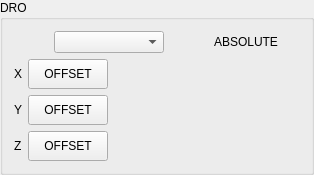
       <widget class="QGroupBox" name="DRO">
        <property name="title">
         <string>DRO</string>
        </property>
        <layout class="QVBoxLayout" name="verticalLayout_3">
         <item>
          <layout class="QVBoxLayout" name="verticalLayout_2">
           <item>
            <layout class="QHBoxLayout" name="horizontalLayout_15" stretch="0,5,2,2,1">
             <item>
              <spacer name="horizontalSpacer">
               <property name="orientation">
                <enum>Qt::Horizontal</enum>
               </property>
               <property name="sizeHint" stdset="0">
                <size>
                 <width>40</width>
                 <height>20</height>
                </size>
               </property>
              </spacer>
             </item>
             <item>
              <widget class="QComboBox" name="MACHINE_OFFSET">
               <property name="currentText">
                <string/>
               </property>
              </widget>
             </item>
             <item>
              <spacer name="horizontalSpacer_2">
               <property name="orientation">
                <enum>Qt::Horizontal</enum>
               </property>
               <property name="sizeHint" stdset="0">
                <size>
                 <width>40</width>
                 <height>20</height>
                </size>
               </property>
              </spacer>
             </item>
             <item>
              <widget class="QLabel" name="label_14">
               <property name="text">
                <string>ABSOLUTE</string>
               </property>
              </widget>
             </item>
             <item>
              <spacer name="horizontalSpacer_4">
               <property name="orientation">
                <enum>Qt::Horizontal</enum>
               </property>
               <property name="sizeHint" stdset="0">
                <size>
                 <width>40</width>
                 <height>20</height>
                </size>
               </property>
              </spacer>
             </item>
            </layout>
           </item>
           <item>
            <layout class="QHBoxLayout" name="horizontalLayout_14">
             <item>
              <widget class="QLabel" name="label_11">
               <property name="maximumSize">
                <size>
                 <width>15</width>
                 <height>16777215</height>
                </size>
               </property>
               <property name="text">
                <string>X</string>
               </property>
              </widget>
             </item>
             <item>
              <widget class="ActionButton" name="actionbutton_23">
               <property name="sizePolicy">
                <sizepolicy hsizetype="Minimum" vsizetype="Preferred">
                 <horstretch>0</horstretch>
                 <verstretch>0</verstretch>
                </sizepolicy>
               </property>
               <property name="minimumSize">
                <size>
                 <width>0</width>
                 <height>30</height>
                </size>
               </property>
               <property name="text">
                <string>OFFSET</string>
               </property>
               <property name="indicator_option" stdset="0">
                <bool>false</bool>
               </property>
               <property name="indicator_HAL_pin_option" stdset="0">
                <bool>false</bool>
               </property>
               <property name="indicator_status_option" stdset="0">
                <bool>false</bool>
               </property>
               <property name="checked_state_text_option" stdset="0">
                <bool>false</bool>
               </property>
               <property name="python_command_option" stdset="0">
                <bool>false</bool>
               </property>
               <property name="on_color" stdset="0">
                <color>
                 <red>255</red>
                 <green>0</green>
                 <blue>0</blue>
                </color>
               </property>
               <property name="shape_option" stdset="0">
                <number>0</number>
               </property>
               <property name="off_color" stdset="0">
                <color>
                 <red>0</red>
                 <green>0</green>
                 <blue>0</blue>
                </color>
               </property>
               <property name="indicator_size" stdset="0">
                <double>0.300000000000000</double>
               </property>
               <property name="circle_diameter" stdset="0">
                <number>10</number>
               </property>
               <property name="right_edge_offset" stdset="0">
                <number>0</number>
               </property>
               <property name="top_edge_offset" stdset="0">
                <number>0</number>
               </property>
               <property name="corner_radius" stdset="0">
                <double>5.000000000000000</double>
               </property>
               <property name="height_fraction" stdset="0">
                <double>0.300000000000000</double>
               </property>
               <property name="width_fraction" stdset="0">
                <double>0.900000000000000</double>
               </property>
               <property name="true_state_string" stdset="0">
                <string>True</string>
               </property>
               <property name="false_state_string" stdset="0">
                <string>False</string>
               </property>
               <property name="true_python_cmd_string" stdset="0">
                <string>print(&quot;true command&quot;)</string>
               </property>
               <property name="false_python_cmd_string" stdset="0">
                <string>print(&quot;false command&quot;)</string>
               </property>
               <property name="invert_the_status" stdset="0">
                <bool>false</bool>
               </property>
               <property name="is_paused_status" stdset="0">
                <bool>false</bool>
               </property>
               <property name="is_estopped_status" stdset="0">
                <bool>false</bool>
               </property>
               <property name="is_on_status" stdset="0">
                <bool>false</bool>
               </property>
               <property name="is_idle_status" stdset="0">
                <bool>false</bool>
               </property>
               <property name="is_homed_status" stdset="0">
                <bool>false</bool>
               </property>
               <property name="is_flood_status" stdset="0">
                <bool>false</bool>
               </property>
               <property name="is_mist_status" stdset="0">
                <bool>false</bool>
               </property>
               <property name="is_block_delete_status" stdset="0">
                <bool>false</bool>
               </property>
               <property name="is_optional_stop_status" stdset="0">
                <bool>false</bool>
               </property>
               <property name="is_joint_homed_status" stdset="0">
                <bool>false</bool>
               </property>
               <property name="is_limits_overridden_status" stdset="0">
                <bool>false</bool>
               </property>
               <property name="is_manual_status" stdset="0">
                <bool>false</bool>
               </property>
               <property name="is_mdi_status" stdset="0">
                <bool>false</bool>
               </property>
               <property name="is_auto_status" stdset="0">
                <bool>false</bool>
               </property>
               <property name="is_spindle_stopped_status" stdset="0">
                <bool>false</bool>
               </property>
               <property name="is_spindle_fwd_status" stdset="0">
                <bool>false</bool>
               </property>
               <property name="is_spindle_rev_status" stdset="0">
                <bool>false</bool>
               </property>
               <property name="joint_number_status" stdset="0">
                <number>0</number>
               </property>
               <property name="zero_axis_action" stdset="0">
                <bool>true</bool>
               </property>
               <property name="zero_g5x_action" stdset="0">
                <bool>false</bool>
               </property>
               <property name="template_label_option" stdset="0">
                <bool>false</bool>
               </property>
               <property name="joint_number" stdset="0">
                <number>0</number>
               </property>
               <property name="axis_letter" stdset="0">
                <string>X</string>
               </property>
               <property name="incr_imperial_number" stdset="0">
                <double>0.010000000000000</double>
               </property>
               <property name="incr_mm_number" stdset="0">
                <double>0.025000000000000</double>
               </property>
               <property name="incr_angular_number" stdset="0">
                <double>-1.000000000000000</double>
               </property>
               <property name="toggle_float_option" stdset="0">
                <bool>false</bool>
               </property>
               <property name="float_num" stdset="0">
                <double>0.300000000000000</double>
               </property>
               <property name="float_alt_num" stdset="0">
                <double>50.000000000000000</double>
               </property>
               <property name="view_type_string" stdset="0">
                <string>P</string>
               </property>
               <property name="command_text_string" stdset="0">
                <string/>
               </property>
               <property name="ini_mdi_number" stdset="0">
                <number>0</number>
               </property>
               <property name="textTemplate" stdset="0">
                <string>%1.3f in</string>
               </property>
               <property name="alt_textTemplate" stdset="0">
                <string>%1.2f mm</string>
               </property>
              </widget>
             </item>
             <item>
              <widget class="DROLabel" name="dro_label_4">
               <property name="minimumSize">
                <size>
                 <width>100</width>
                 <height>30</height>
                </size>
               </property>
               <property name="Qreference_type" stdset="0">
                <number>1</number>
               </property>
               <property name="imperial_template" stdset="0">
                <string>%9.3f</string>
               </property>
              </widget>
             </item>
             <item>
              <widget class="DROLabel" name="dro_label">
               <property name="minimumSize">
                <size>
                 <width>80</width>
                 <height>30</height>
                </size>
               </property>
               <property name="imperial_template" stdset="0">
                <string>%9.3f</string>
               </property>
              </widget>
             </item>
            </layout>
           </item>
           <item>
            <layout class="QHBoxLayout" name="horizontalLayout_13">
             <item>
              <widget class="QLabel" name="label_12">
               <property name="maximumSize">
                <size>
                 <width>15</width>
                 <height>16777215</height>
                </size>
               </property>
               <property name="text">
                <string>Y</string>
               </property>
              </widget>
             </item>
             <item>
              <widget class="ActionButton" name="actionbutton_29">
               <property name="sizePolicy">
                <sizepolicy hsizetype="Minimum" vsizetype="Preferred">
                 <horstretch>0</horstretch>
                 <verstretch>0</verstretch>
                </sizepolicy>
               </property>
               <property name="minimumSize">
                <size>
                 <width>0</width>
                 <height>30</height>
                </size>
               </property>
               <property name="text">
                <string>OFFSET</string>
               </property>
               <property name="indicator_option" stdset="0">
                <bool>false</bool>
               </property>
               <property name="indicator_HAL_pin_option" stdset="0">
                <bool>false</bool>
               </property>
               <property name="indicator_status_option" stdset="0">
                <bool>false</bool>
               </property>
               <property name="checked_state_text_option" stdset="0">
                <bool>false</bool>
               </property>
               <property name="python_command_option" stdset="0">
                <bool>false</bool>
               </property>
               <property name="on_color" stdset="0">
                <color>
                 <red>255</red>
                 <green>0</green>
                 <blue>0</blue>
                </color>
               </property>
               <property name="shape_option" stdset="0">
                <number>0</number>
               </property>
               <property name="off_color" stdset="0">
                <color>
                 <red>0</red>
                 <green>0</green>
                 <blue>0</blue>
                </color>
               </property>
               <property name="indicator_size" stdset="0">
                <double>0.300000000000000</double>
               </property>
               <property name="circle_diameter" stdset="0">
                <number>10</number>
               </property>
               <property name="right_edge_offset" stdset="0">
                <number>0</number>
               </property>
               <property name="top_edge_offset" stdset="0">
                <number>0</number>
               </property>
               <property name="corner_radius" stdset="0">
                <double>5.000000000000000</double>
               </property>
               <property name="height_fraction" stdset="0">
                <double>0.300000000000000</double>
               </property>
               <property name="width_fraction" stdset="0">
                <double>0.900000000000000</double>
               </property>
               <property name="true_state_string" stdset="0">
                <string>True</string>
               </property>
               <property name="false_state_string" stdset="0">
                <string>False</string>
               </property>
               <property name="true_python_cmd_string" stdset="0">
                <string>print(&quot;true command&quot;)</string>
               </property>
               <property name="false_python_cmd_string" stdset="0">
                <string>print(&quot;false command&quot;)</string>
               </property>
               <property name="invert_the_status" stdset="0">
                <bool>false</bool>
               </property>
               <property name="is_paused_status" stdset="0">
                <bool>false</bool>
               </property>
               <property name="is_estopped_status" stdset="0">
                <bool>false</bool>
               </property>
               <property name="is_on_status" stdset="0">
                <bool>false</bool>
               </property>
               <property name="is_idle_status" stdset="0">
                <bool>false</bool>
               </property>
               <property name="is_homed_status" stdset="0">
                <bool>false</bool>
               </property>
               <property name="is_flood_status" stdset="0">
                <bool>false</bool>
               </property>
               <property name="is_mist_status" stdset="0">
                <bool>false</bool>
               </property>
               <property name="is_block_delete_status" stdset="0">
                <bool>false</bool>
               </property>
               <property name="is_optional_stop_status" stdset="0">
                <bool>false</bool>
               </property>
               <property name="is_joint_homed_status" stdset="0">
                <bool>false</bool>
               </property>
               <property name="is_limits_overridden_status" stdset="0">
                <bool>false</bool>
               </property>
               <property name="is_manual_status" stdset="0">
                <bool>false</bool>
               </property>
               <property name="is_mdi_status" stdset="0">
                <bool>false</bool>
               </property>
               <property name="is_auto_status" stdset="0">
                <bool>false</bool>
               </property>
               <property name="is_spindle_stopped_status" stdset="0">
                <bool>false</bool>
               </property>
               <property name="is_spindle_fwd_status" stdset="0">
                <bool>false</bool>
               </property>
               <property name="is_spindle_rev_status" stdset="0">
                <bool>false</bool>
               </property>
               <property name="joint_number_status" stdset="0">
                <number>0</number>
               </property>
               <property name="estop_action" stdset="0">
                <bool>false</bool>
               </property>
               <property name="zero_axis_action" stdset="0">
                <bool>true</bool>
               </property>
               <property name="template_label_option" stdset="0">
                <bool>false</bool>
               </property>
               <property name="joint_number" stdset="0">
                <number>1</number>
               </property>
               <property name="axis_letter" stdset="0">
                <string>Y</string>
               </property>
               <property name="incr_imperial_number" stdset="0">
                <double>0.010000000000000</double>
               </property>
               <property name="incr_mm_number" stdset="0">
                <double>0.025000000000000</double>
               </property>
               <property name="incr_angular_number" stdset="0">
                <double>-1.000000000000000</double>
               </property>
               <property name="toggle_float_option" stdset="0">
                <bool>false</bool>
               </property>
               <property name="float_num" stdset="0">
                <double>0.300000000000000</double>
               </property>
               <property name="float_alt_num" stdset="0">
                <double>50.000000000000000</double>
               </property>
               <property name="view_type_string" stdset="0">
                <string>P</string>
               </property>
               <property name="command_text_string" stdset="0">
                <string/>
               </property>
               <property name="ini_mdi_number" stdset="0">
                <number>0</number>
               </property>
               <property name="textTemplate" stdset="0">
                <string>%1.3f in</string>
               </property>
               <property name="alt_textTemplate" stdset="0">
                <string>%1.2f mm</string>
               </property>
              </widget>
             </item>
             <item>
              <widget class="DROLabel" name="dro_label_5">
               <property name="minimumSize">
                <size>
                 <width>100</width>
                 <height>30</height>
                </size>
               </property>
               <property name="Qjoint_number" stdset="0">
                <number>1</number>
               </property>
               <property name="Qreference_type" stdset="0">
                <number>1</number>
               </property>
               <property name="imperial_template" stdset="0">
                <string>%9.3f</string>
               </property>
              </widget>
             </item>
             <item>
              <widget class="DROLabel" name="dro_label_2">
               <property name="minimumSize">
                <size>
                 <width>80</width>
                 <height>30</height>
                </size>
               </property>
               <property name="Qjoint_number" stdset="0">
                <number>1</number>
               </property>
               <property name="imperial_template" stdset="0">
                <string>%9.3f</string>
               </property>
              </widget>
             </item>
            </layout>
           </item>
           <item>
            <layout class="QHBoxLayout" name="horizontalLayout_12">
             <item>
              <widget class="QLabel" name="label_13">
               <property name="maximumSize">
                <size>
                 <width>15</width>
                 <height>16777215</height>
                </size>
               </property>
               <property name="text">
                <string>Z</string>
               </property>
              </widget>
             </item>
             <item>
              <widget class="ActionButton" name="actionbutton_30">
               <property name="sizePolicy">
                <sizepolicy hsizetype="Minimum" vsizetype="Preferred">
                 <horstretch>0</horstretch>
                 <verstretch>0</verstretch>
                </sizepolicy>
               </property>
               <property name="minimumSize">
                <size>
                 <width>0</width>
                 <height>30</height>
                </size>
               </property>
               <property name="text">
                <string>OFFSET</string>
               </property>
               <property name="indicator_option" stdset="0">
                <bool>false</bool>
               </property>
               <property name="indicator_HAL_pin_option" stdset="0">
                <bool>false</bool>
               </property>
               <property name="indicator_status_option" stdset="0">
                <bool>false</bool>
               </property>
               <property name="checked_state_text_option" stdset="0">
                <bool>false</bool>
               </property>
               <property name="python_command_option" stdset="0">
                <bool>false</bool>
               </property>
               <property name="on_color" stdset="0">
                <color>
                 <red>255</red>
                 <green>0</green>
                 <blue>0</blue>
                </color>
               </property>
               <property name="shape_option" stdset="0">
                <number>0</number>
               </property>
               <property name="off_color" stdset="0">
                <color>
                 <red>0</red>
                 <green>0</green>
                 <blue>0</blue>
                </color>
               </property>
               <property name="indicator_size" stdset="0">
                <double>0.300000000000000</double>
               </property>
               <property name="circle_diameter" stdset="0">
                <number>10</number>
               </property>
               <property name="right_edge_offset" stdset="0">
                <number>0</number>
               </property>
               <property name="top_edge_offset" stdset="0">
                <number>0</number>
               </property>
               <property name="corner_radius" stdset="0">
                <double>5.000000000000000</double>
               </property>
               <property name="height_fraction" stdset="0">
                <double>0.300000000000000</double>
               </property>
               <property name="width_fraction" stdset="0">
                <double>0.900000000000000</double>
               </property>
               <property name="true_state_string" stdset="0">
                <string>True</string>
               </property>
               <property name="false_state_string" stdset="0">
                <string>False</string>
               </property>
               <property name="true_python_cmd_string" stdset="0">
                <string>print(&quot;true command&quot;)</string>
               </property>
               <property name="false_python_cmd_string" stdset="0">
                <string>print(&quot;false command&quot;)</string>
               </property>
               <property name="invert_the_status" stdset="0">
                <bool>false</bool>
               </property>
               <property name="is_paused_status" stdset="0">
                <bool>false</bool>
               </property>
               <property name="is_estopped_status" stdset="0">
                <bool>false</bool>
               </property>
               <property name="is_on_status" stdset="0">
                <bool>false</bool>
               </property>
               <property name="is_idle_status" stdset="0">
                <bool>false</bool>
               </property>
               <property name="is_homed_status" stdset="0">
                <bool>false</bool>
               </property>
               <property name="is_flood_status" stdset="0">
                <bool>false</bool>
               </property>
               <property name="is_mist_status" stdset="0">
                <bool>false</bool>
               </property>
               <property name="is_block_delete_status" stdset="0">
                <bool>false</bool>
               </property>
               <property name="is_optional_stop_status" stdset="0">
                <bool>false</bool>
               </property>
               <property name="is_joint_homed_status" stdset="0">
                <bool>false</bool>
               </property>
               <property name="is_limits_overridden_status" stdset="0">
                <bool>false</bool>
               </property>
               <property name="is_manual_status" stdset="0">
                <bool>false</bool>
               </property>
               <property name="is_mdi_status" stdset="0">
                <bool>false</bool>
               </property>
               <property name="is_auto_status" stdset="0">
                <bool>false</bool>
               </property>
               <property name="is_spindle_stopped_status" stdset="0">
                <bool>false</bool>
               </property>
               <property name="is_spindle_fwd_status" stdset="0">
                <bool>false</bool>
               </property>
               <property name="is_spindle_rev_status" stdset="0">
                <bool>false</bool>
               </property>
               <property name="joint_number_status" stdset="0">
                <number>0</number>
               </property>
               <property name="estop_action" stdset="0">
                <bool>false</bool>
               </property>
               <property name="zero_axis_action" stdset="0">
                <bool>true</bool>
               </property>
               <property name="template_label_option" stdset="0">
                <bool>false</bool>
               </property>
               <property name="joint_number" stdset="0">
                <number>2</number>
               </property>
               <property name="axis_letter" stdset="0">
                <string>Z</string>
               </property>
               <property name="incr_imperial_number" stdset="0">
                <double>0.010000000000000</double>
               </property>
               <property name="incr_mm_number" stdset="0">
                <double>0.025000000000000</double>
               </property>
               <property name="incr_angular_number" stdset="0">
                <double>-1.000000000000000</double>
               </property>
               <property name="toggle_float_option" stdset="0">
                <bool>false</bool>
               </property>
               <property name="float_num" stdset="0">
                <double>0.300000000000000</double>
               </property>
               <property name="float_alt_num" stdset="0">
                <double>50.000000000000000</double>
               </property>
               <property name="view_type_string" stdset="0">
                <string>P</string>
               </property>
               <property name="command_text_string" stdset="0">
                <string/>
               </property>
               <property name="ini_mdi_number" stdset="0">
                <number>0</number>
               </property>
               <property name="textTemplate" stdset="0">
                <string>%1.3f in</string>
               </property>
               <property name="alt_textTemplate" stdset="0">
                <string>%1.2f mm</string>
               </property>
              </widget>
             </item>
             <item>
              <widget class="DROLabel" name="dro_label_6">
               <property name="minimumSize">
                <size>
                 <width>100</width>
                 <height>30</height>
                </size>
               </property>
               <property name="Qjoint_number" stdset="0">
                <number>2</number>
               </property>
               <property name="Qreference_type" stdset="0">
                <number>1</number>
               </property>
               <property name="imperial_template" stdset="0">
                <string>%9.3f</string>
               </property>
              </widget>
             </item>
             <item>
              <widget class="DROLabel" name="dro_label_3">
               <property name="minimumSize">
                <size>
                 <width>80</width>
                 <height>30</height>
                </size>
               </property>
               <property name="Qjoint_number" stdset="0">
                <number>2</number>
               </property>
               <property name="imperial_template" stdset="0">
                <string>%9.3f</string>
               </property>
              </widget>
             </item>
            </layout>
           </item>
          </layout>
         </item>
        </layout>
       </widget>
